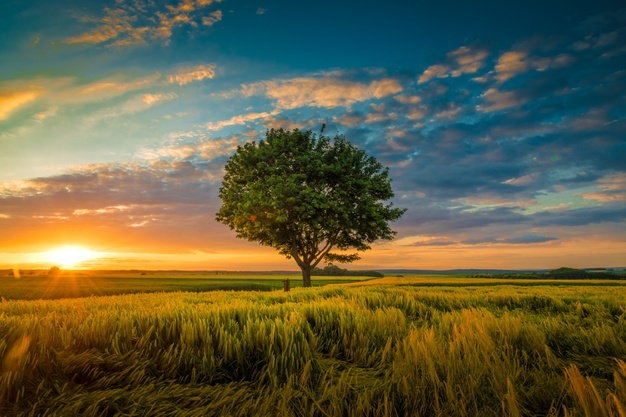
%> input picture img1.bmp, 626 x 417 px
$ octave p11.m   (GNU Octave 9; MATLAB toolbox functions it lacks are replaced by stand-ins)
%> lines starting %> are read from the running program, lines starting %| are printed output that depends on the picture
%histogram using imhist

close all;
clear all;
clc;

a=rgb2gray(imread("img1.bmp"));
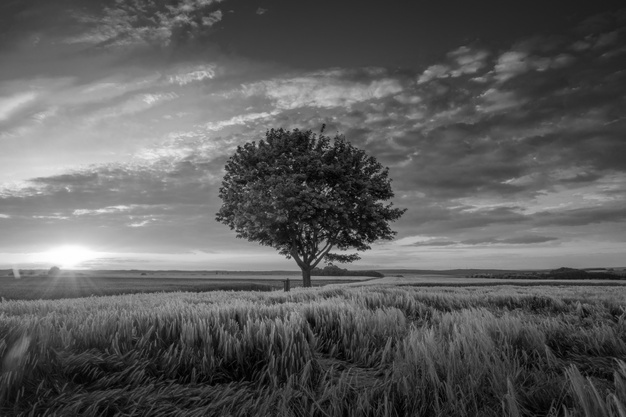
%> a: size 417x626 uint8; min 0, max 255, mean 92.4
figure;
subplot(1,2,1);
imshow(a);

subplot(1,2,2);
imhist(a);
title("Default 256 bin histogram");
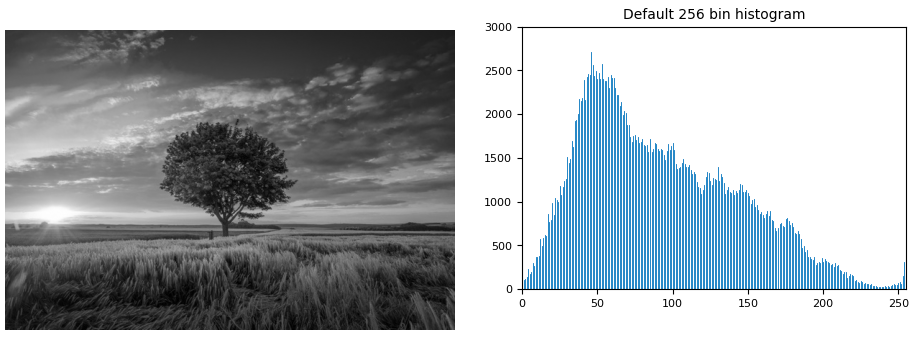
%> figure redrawn from the program's plot data, 2 panels

%imhist features
figure;
subplot(1,2,1);
imhist(a,10);
title("10 bin histogram");

subplot(1,2,2);
imhist(a,20);
title("20 bin histogram");
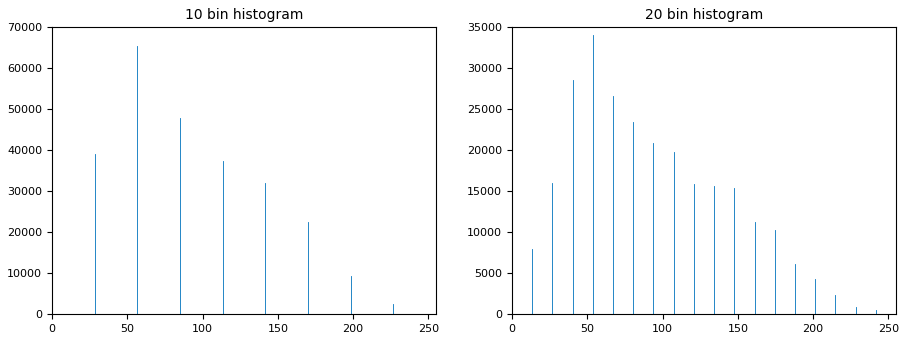
%> figure redrawn from the program's plot data, 2 panels; panel 1: highest point at x = 56.67, y = 65386; panel 2: highest point at x = 53.68, y = 34055

$ run again, with build.bmp copied over img1.bmp
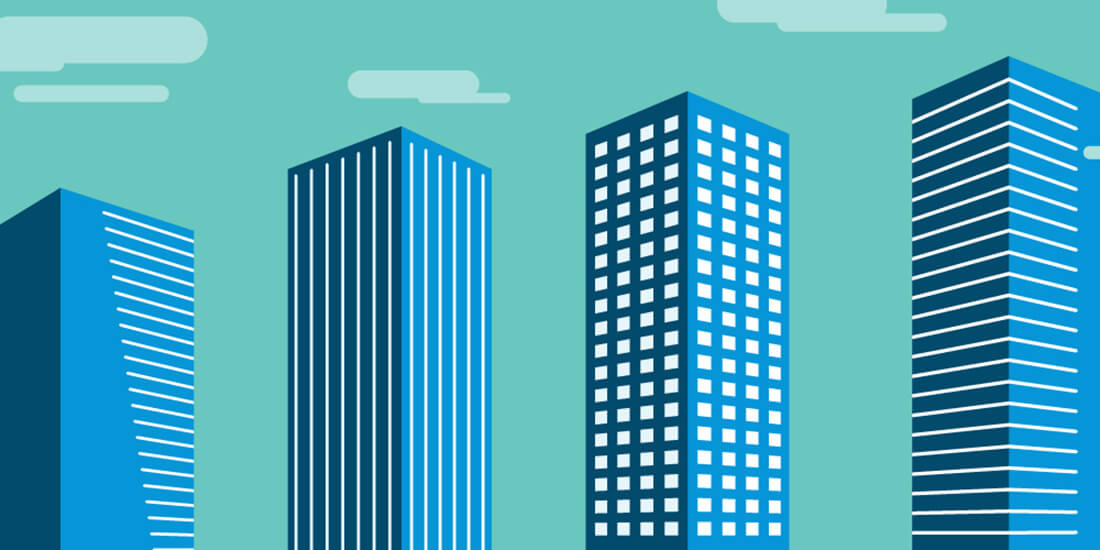
%> input picture build.bmp, 1100 x 550 px
%> `title("Default 256 bin histogram");`:
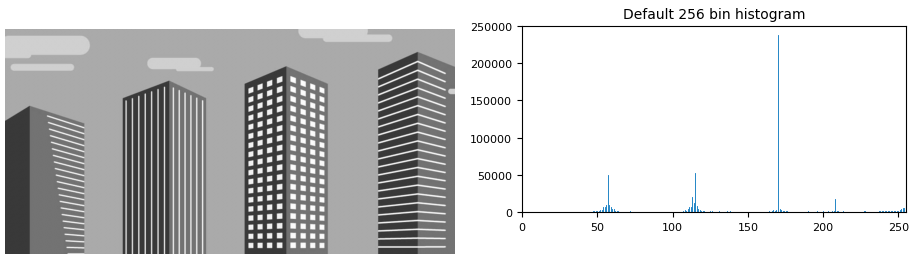
%> figure redrawn from the program's plot data, 2 panels
%> `title("20 bin histogram");`:
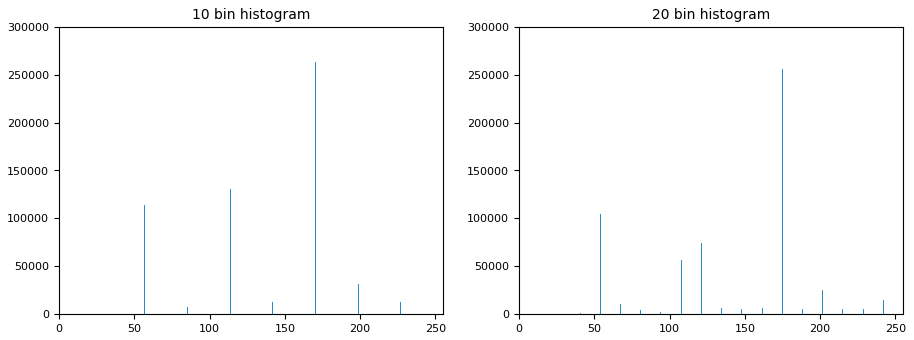
%> figure redrawn from the program's plot data, 2 panels; panel 1: highest point at x = 170, y = 263522; panel 2: highest point at x = 174.5, y = 255803
